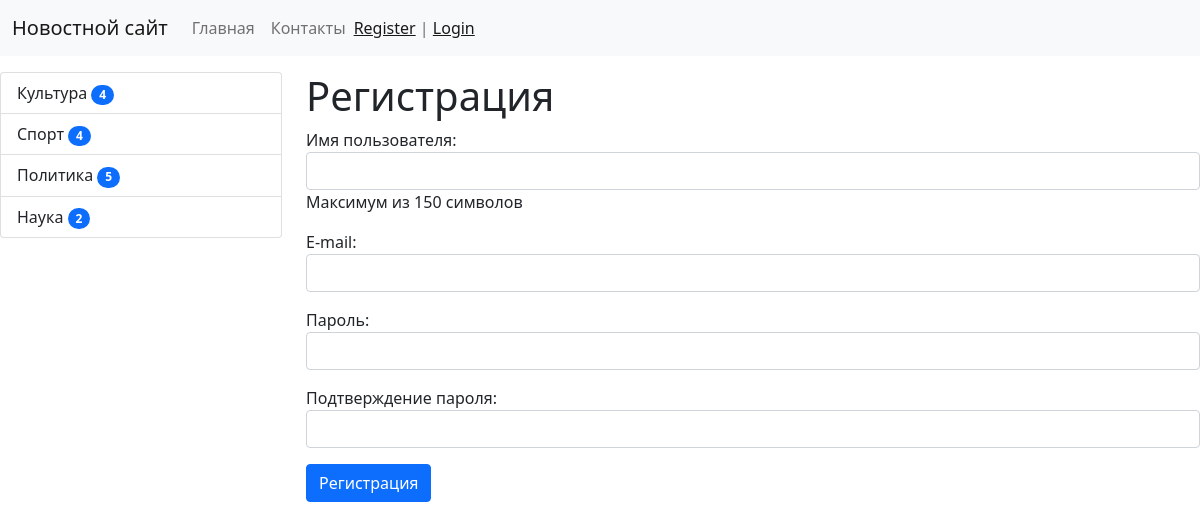
Screenshot of /register/ with the database file from the repository.
### news/models.py (models this page shows, shortened)
class Category(models.Model):
    title = models.CharField(max_length=150, db_index=True, verbose_name='Наименование категории')
    def get_absolute_url(self):
        return reverse('category', kwargs={"category_id": self.pk})
    class Meta:
        verbose_name = 'Категория'
        verbose_name_plural = 'Категории'
        ordering = ['title']

### news/views.py (the view)
# urls.py: path('register/', register, name='register'),
def register(request):
    if request.method == 'POST':
        form = UserRegisterForm(request.POST)
        if form.is_valid():
            user = form.save()
            login(request, user)
            messages.success(request, 'Вы успешно зарегистрировались')
            return redirect('home')
        else:
            messages.error(request, 'Ошибка регистрации')
    else:
        form = UserRegisterForm()
    return render(request, 'news/register.html', {"form": form})

### news/forms.py
class UserRegisterForm(UserCreationForm):
    username = forms.CharField(label='Имя пользователя', help_text='Максимум из 150 символов', widget=forms.TextInput(attrs={'class': 'form-control'}))
    password1 = forms.CharField(label='Пароль', widget=forms.PasswordInput(attrs={'class': 'form-control'}))
    password2 = forms.CharField(label='Подтверждение пароля', widget=forms.PasswordInput(attrs={'class': 'form-control'}))
    email = forms.EmailField(label='E-mail', widget=forms.EmailInput(attrs={'class': 'form-control'}))
    class Meta:
        model = User
        fields = ('username', 'email', 'password1', 'password2')

### news/templatetags/news_tags.py (called while the page is built)
@register.inclusion_tag('news/list_categories.html')
def show_categories(arg1='Hello', arg2='world'):
    categories = Category.objects.annotate(cnt=Count('news', filter=F('news__is_published'))).filter(cnt__gt=0)
    return {"categories": categories, "arg1": arg1, "arg2": arg2}

### news/templates/news/register.html (shortened to what this page needs)
{% extends 'base.html' %}
{% block sidebar %}
{% include 'include/_sidebar.html' %}
{% endblock %}
{% block content %}
<h1>Регистрация</h1>
<form  method="post">
     {{ form.as_p }}
       <button type="submit" class="btn btn-primary btn-block">Регистрация</button>
</form>
{% endblock %}

### news/templates/news/list_categories.html
<div class="list-group">
    {% for item in categories %}
    <a href="{{ item.get_absolute_url }}" class="list-group-item list-group-item-action">{{ item.title }} <span class="badge bg-primary rounded-pill">{{ item.cnt }}</span></a>
    {% endfor %}
</div>

### rows the page displays
Category: title "Культура", cnt "4"
Category: title "Спорт", cnt "4"
Category: title "Политика", cnt "5"
Category: title "Наука", cnt "2"
